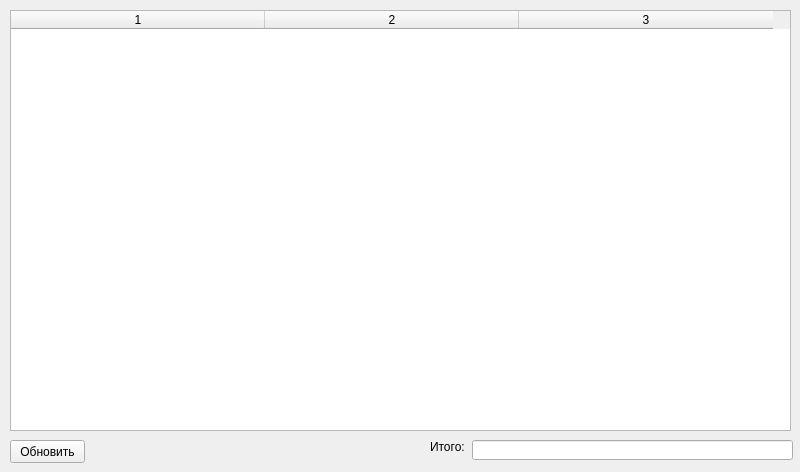
<?xml version="1.0" encoding="UTF-8"?>
<ui version="4.0">
 <class>MainWindow</class>
 <widget class="QMainWindow" name="MainWindow">
  <property name="geometry">
   <rect>
    <x>0</x>
    <y>0</y>
    <width>800</width>
    <height>472</height>
   </rect>
  </property>
  <property name="windowTitle">
   <string>MainWindow</string>
  </property>
  <widget class="QWidget" name="centralwidget">
   <widget class="QTableWidget" name="tableWidget">
    <property name="geometry">
     <rect>
      <x>10</x>
      <y>10</y>
      <width>781</width>
      <height>421</height>
     </rect>
    </property>
    <property name="sortingEnabled">
     <bool>true</bool>
    </property>
    <property name="columnCount">
     <number>3</number>
    </property>
    <attribute name="horizontalHeaderCascadingSectionResizes">
     <bool>false</bool>
    </attribute>
    <attribute name="horizontalHeaderDefaultSectionSize">
     <number>254</number>
    </attribute>
    <attribute name="horizontalHeaderStretchLastSection">
     <bool>false</bool>
    </attribute>
    <attribute name="verticalHeaderVisible">
     <bool>true</bool>
    </attribute>
    <attribute name="verticalHeaderCascadingSectionResizes">
     <bool>false</bool>
    </attribute>
    <attribute name="verticalHeaderShowSortIndicator" stdset="0">
     <bool>false</bool>
    </attribute>
    <attribute name="verticalHeaderStretchLastSection">
     <bool>false</bool>
    </attribute>
    <column/>
    <column/>
    <column/>
   </widget>
   <widget class="QLineEdit" name="total">
    <property name="geometry">
     <rect>
      <x>472</x>
      <y>440</y>
      <width>321</width>
      <height>20</height>
     </rect>
    </property>
   </widget>
   <widget class="QLabel" name="label">
    <property name="geometry">
     <rect>
      <x>430</x>
      <y>440</y>
      <width>47</width>
      <height>13</height>
     </rect>
    </property>
    <property name="text">
     <string>Итого:</string>
    </property>
   </widget>
   <widget class="QPushButton" name="updateButton">
    <property name="geometry">
     <rect>
      <x>10</x>
      <y>440</y>
      <width>75</width>
      <height>23</height>
     </rect>
    </property>
    <property name="text">
     <string>Обновить</string>
    </property>
   </widget>
  </widget>
 </widget>
 <resources/>
 <connections/>
</ui>
